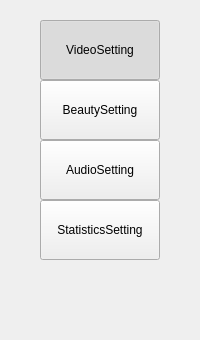
          <widget class="QWidget" name="widget_tab" native="true">
           <property name="minimumSize">
            <size>
             <width>200</width>
             <height>0</height>
            </size>
           </property>
           <layout class="QVBoxLayout" name="verticalLayout_2">
            <property name="spacing">
             <number>0</number>
            </property>
            <property name="leftMargin">
             <number>40</number>
            </property>
            <property name="topMargin">
             <number>20</number>
            </property>
            <property name="rightMargin">
             <number>40</number>
            </property>
            <property name="bottomMargin">
             <number>40</number>
            </property>
            <item>
             <widget class="QPushButton" name="btn_VideoSetting">
              <property name="sizePolicy">
               <sizepolicy hsizetype="Preferred" vsizetype="Expanding">
                <horstretch>0</horstretch>
                <verstretch>0</verstretch>
               </sizepolicy>
              </property>
              <property name="minimumSize">
               <size>
                <width>0</width>
                <height>60</height>
               </size>
              </property>
              <property name="maximumSize">
               <size>
                <width>16777215</width>
                <height>60</height>
               </size>
              </property>
              <property name="text">
               <string>VideoSetting</string>
              </property>
              <property name="checkable">
               <bool>true</bool>
              </property>
              <property name="checked">
               <bool>true</bool>
              </property>
              <attribute name="buttonGroup">
               <string notr="true">buttonGroup</string>
              </attribute>
             </widget>
            </item>
            <item>
             <widget class="QPushButton" name="btn_BeautySetting">
              <property name="sizePolicy">
               <sizepolicy hsizetype="Preferred" vsizetype="Expanding">
                <horstretch>0</horstretch>
                <verstretch>0</verstretch>
               </sizepolicy>
              </property>
              <property name="minimumSize">
               <size>
                <width>0</width>
                <height>60</height>
               </size>
              </property>
              <property name="maximumSize">
               <size>
                <width>16777215</width>
                <height>60</height>
               </size>
              </property>
              <property name="text">
               <string>BeautySetting</string>
              </property>
              <property name="checkable">
               <bool>true</bool>
              </property>
              <attribute name="buttonGroup">
               <string notr="true">buttonGroup</string>
              </attribute>
             </widget>
            </item>
            <item>
             <widget class="QPushButton" name="btn_AudioSetting">
              <property name="sizePolicy">
               <sizepolicy hsizetype="Preferred" vsizetype="Expanding">
                <horstretch>0</horstretch>
                <verstretch>0</verstretch>
               </sizepolicy>
              </property>
              <property name="minimumSize">
               <size>
                <width>0</width>
                <height>60</height>
               </size>
              </property>
              <property name="maximumSize">
               <size>
                <width>16777215</width>
                <height>60</height>
               </size>
              </property>
              <property name="text">
               <string>AudioSetting</string>
              </property>
              <property name="checkable">
               <bool>true</bool>
              </property>
              <attribute name="buttonGroup">
               <string notr="true">buttonGroup</string>
              </attribute>
             </widget>
            </item>
            <item>
             <widget class="QPushButton" name="btn_StatisticsSetting">
              <property name="sizePolicy">
               <sizepolicy hsizetype="Preferred" vsizetype="Expanding">
                <horstretch>0</horstretch>
                <verstretch>0</verstretch>
               </sizepolicy>
              </property>
              <property name="minimumSize">
               <size>
                <width>0</width>
                <height>60</height>
               </size>
              </property>
              <property name="maximumSize">
               <size>
                <width>16777215</width>
                <height>60</height>
               </size>
              </property>
              <property name="text">
               <string>StatisticsSetting</string>
              </property>
              <property name="checkable">
               <bool>true</bool>
              </property>
              <attribute name="buttonGroup">
               <string notr="true">buttonGroup</string>
              </attribute>
             </widget>
            </item>
            <item>
             <spacer name="verticalSpacer">
              <property name="orientation">
               <enum>Qt::Vertical</enum>
              </property>
              <property name="sizeHint" stdset="0">
               <size>
                <width>20</width>
                <height>40</height>
               </size>
              </property>
             </spacer>
            </item>
           </layout>
          </widget>
